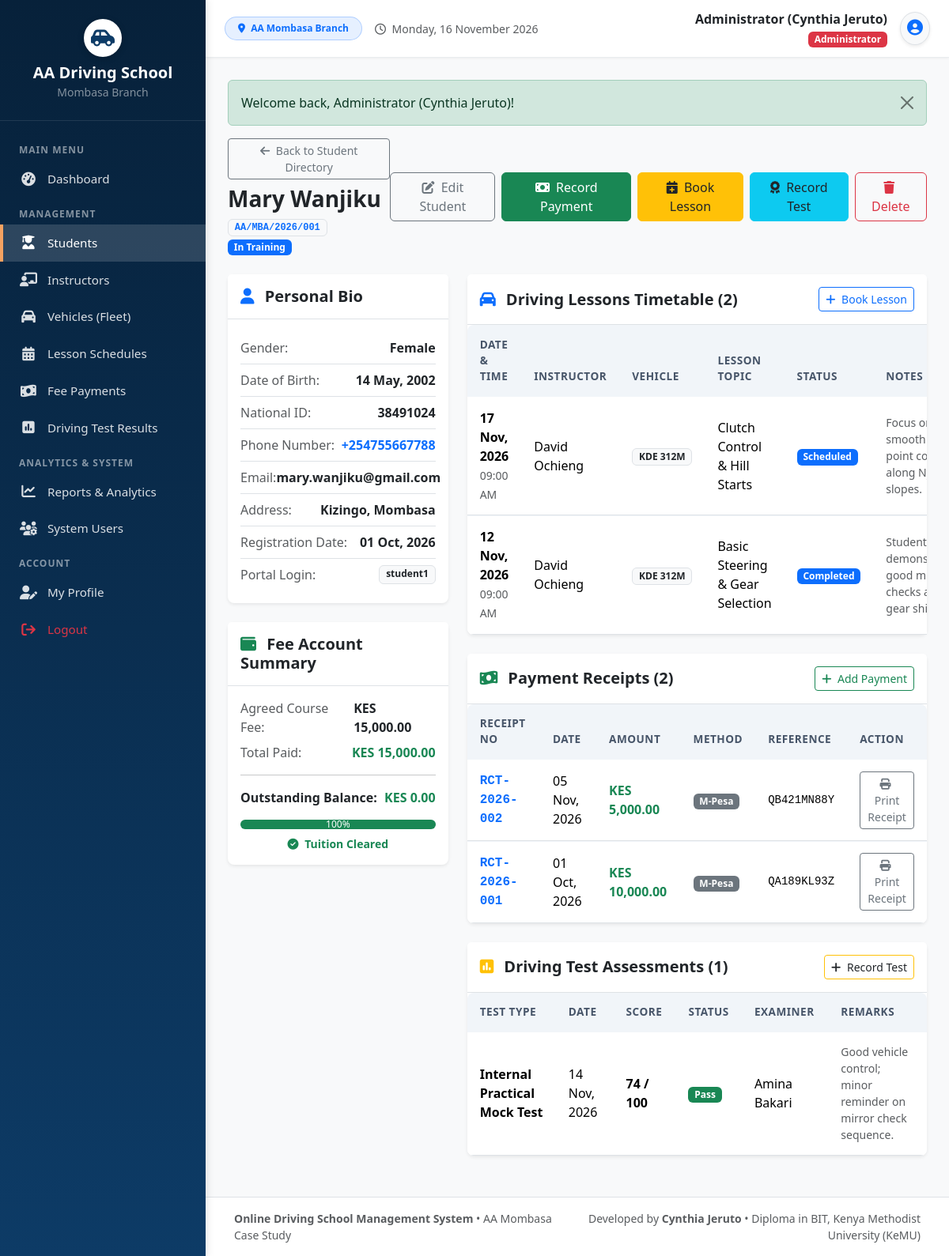
Before: /student_view.php?id=1 (signed in) with the older database file.
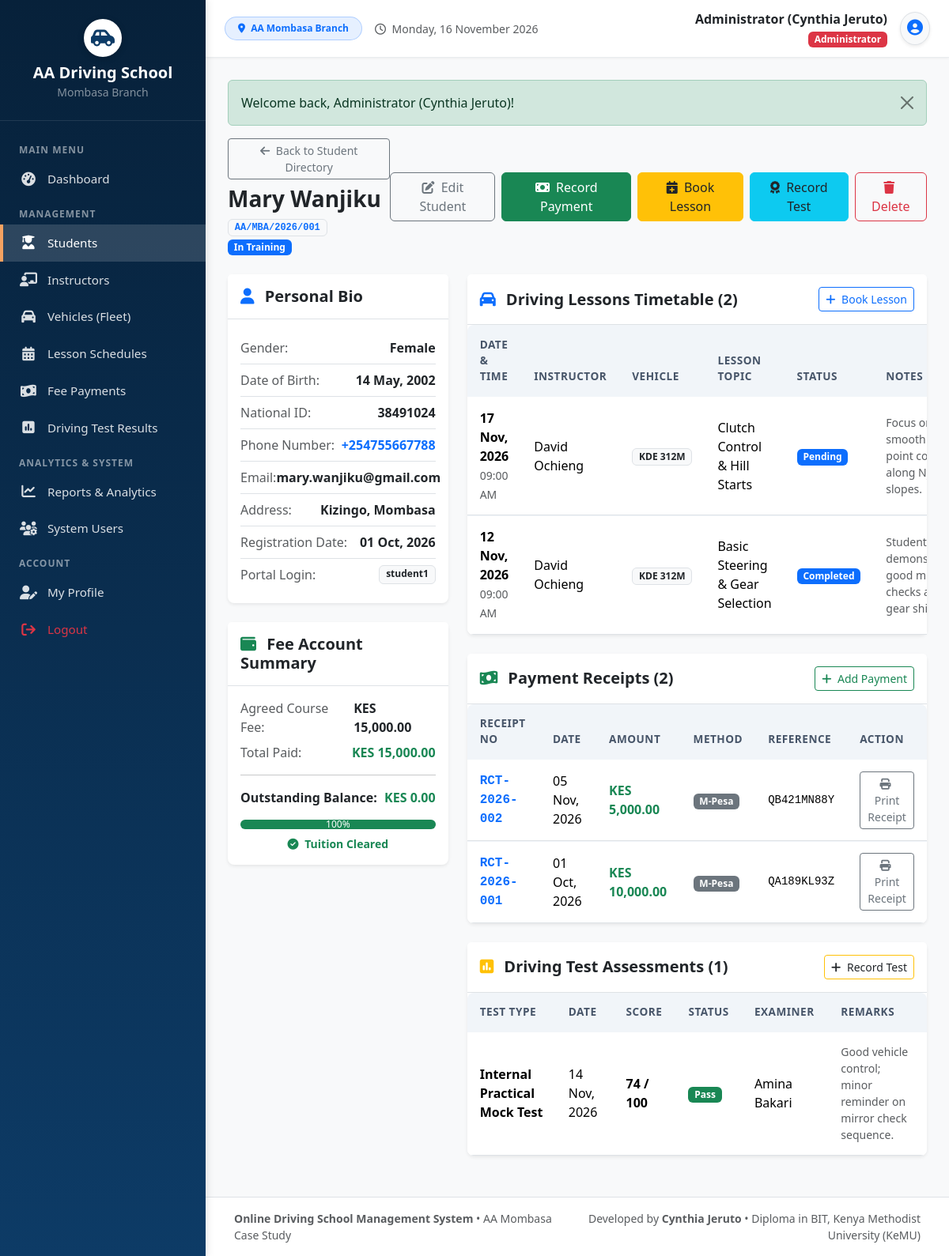
After: the same page with the newer database file.
### tables this page shows
CREATE TABLE `students` (
  `student_id` INT(11) NOT NULL AUTO_INCREMENT,
  `user_id` INT(11) DEFAULT NULL,
  `student_reg_no` VARCHAR(30) NOT NULL UNIQUE,
  `full_name` VARCHAR(100) NOT NULL,
  `gender` ENUM('Male', 'Female', 'Other') NOT NULL,
  `date_of_birth` DATE DEFAULT NULL,
  `phone` VARCHAR(20) NOT NULL,
  `email` VARCHAR(100) DEFAULT NULL,
  `national_id` VARCHAR(30) DEFAULT NULL,
  `address` VARCHAR(255) DEFAULT 'Mombasa',
  `course_category` VARCHAR(100) NOT NULL DEFAULT 'Category B (Light Vehicle - Manual)',
  `course_fee` DECIMAL(10,2) NOT NULL DEFAULT 15000.00,
  `registration_date` DATE NOT NULL,
  `status` ENUM('Enrolled', 'In Training', 'Test Ready', 'Completed', 'Dropped') NOT NULL DEFAULT 'Enrolled',
  `created_at` TIMESTAMP NOT NULL DEFAULT CURRENT_TIMESTAMP,
  PRIMARY KEY (`student_id`),
  KEY `fk_student_user` (`user_id`),
  CONSTRAINT `fk_student_user` FOREIGN KEY (`user_id`) REFERENCES `users` (`user_id`) ON DELETE SET NULL
);

CREATE TABLE `users` (
  `user_id` INT(11) NOT NULL AUTO_INCREMENT,
  `username` VARCHAR(50) NOT NULL UNIQUE,
  `password` VARCHAR(255) NOT NULL,
  `full_name` VARCHAR(100) NOT NULL,
  `email` VARCHAR(100) DEFAULT NULL,
  `phone` VARCHAR(20) DEFAULT NULL,
  `role` ENUM('Administrator', 'Receptionist', 'Instructor', 'Student') NOT NULL DEFAULT 'Receptionist',
  `status` ENUM('Active', 'Inactive') NOT NULL DEFAULT 'Active',
  `created_at` TIMESTAMP NOT NULL DEFAULT CURRENT_TIMESTAMP,
  PRIMARY KEY (`user_id`)
);

CREATE TABLE `lesson_schedules` (
  `schedule_id` INT(11) NOT NULL AUTO_INCREMENT,
  `student_id` INT(11) NOT NULL,
  `instructor_id` INT(11) NOT NULL,
  `vehicle_id` INT(11) DEFAULT NULL,
  `lesson_topic` VARCHAR(150) NOT NULL DEFAULT 'Basic Controls & Steering',
  `lesson_date` DATE NOT NULL,
  `lesson_time` TIME NOT NULL,
  `duration_minutes` INT(11) NOT NULL DEFAULT 60,
  `status` ENUM('Pending', 'In Progress', 'Completed', 'Cancelled', 'No Show') NOT NULL DEFAULT 'Pending',
  `approved_by` VARCHAR(100) DEFAULT NULL,
  `approved_at` DATETIME DEFAULT NULL,
  `instructor_notes` TEXT DEFAULT NULL,
  `created_at` TIMESTAMP NOT NULL DEFAULT CURRENT_TIMESTAMP,
  PRIMARY KEY (`schedule_id`),
  KEY `fk_schedule_student` (`student_id`),
  KEY `fk_schedule_instructor` (`instructor_id`),
  KEY `fk_schedule_vehicle` (`vehicle_id`),
  CONSTRAINT `fk_schedule_student` FOREIGN KEY (`student_id`) REFERENCES `students` (`student_id`) ON DELETE CASCADE,
  CONSTRAINT `fk_schedule_instructor` FOREIGN KEY (`instructor_id`) REFERENCES `instructors` (`instructor_id`) ON DELETE CASCADE,
  CONSTRAINT `fk_schedule_vehicle` FOREIGN KEY (`vehicle_id`) REFERENCES `vehicles` (`vehicle_id`) ON DELETE SET NULL
);

CREATE TABLE `instructors` (
  `instructor_id` INT(11) NOT NULL AUTO_INCREMENT,
  `user_id` INT(11) DEFAULT NULL,
  `instructor_no` VARCHAR(20) NOT NULL UNIQUE,
  `full_name` VARCHAR(100) NOT NULL,
  `gender` ENUM('Male', 'Female', 'Other') NOT NULL,
  `phone` VARCHAR(20) NOT NULL,
  `email` VARCHAR(100) NOT NULL,
  `license_no` VARCHAR(50) NOT NULL,
  `license_expiry` DATE DEFAULT NULL,
  `specialization` VARCHAR(100) DEFAULT 'Manual & Automatic Light Vehicles',
  `address` VARCHAR(255) DEFAULT 'Mombasa, Kenya',
  `status` ENUM('Active', 'On Leave', 'Inactive') NOT NULL DEFAULT 'Active',
  `created_at` TIMESTAMP NOT NULL DEFAULT CURRENT_TIMESTAMP,
  PRIMARY KEY (`instructor_id`),
  KEY `fk_instructor_user` (`user_id`),
  CONSTRAINT `fk_instructor_user` FOREIGN KEY (`user_id`) REFERENCES `users` (`user_id`) ON DELETE SET NULL
);

CREATE TABLE `vehicles` (
  `vehicle_id` INT(11) NOT NULL AUTO_INCREMENT,
  `reg_no` VARCHAR(20) NOT NULL UNIQUE,
  `model` VARCHAR(100) NOT NULL,
  `transmission` ENUM('Manual', 'Automatic') NOT NULL DEFAULT 'Manual',
  `category` VARCHAR(50) NOT NULL DEFAULT 'Class B (Light Vehicle)',
  `status` ENUM('Available', 'In Use', 'Maintenance') NOT NULL DEFAULT 'Available',
  `photo` VARCHAR(255) DEFAULT NULL,
  `created_at` TIMESTAMP NOT NULL DEFAULT CURRENT_TIMESTAMP,
  PRIMARY KEY (`vehicle_id`)
);

CREATE TABLE `payments` (
  `payment_id` INT(11) NOT NULL AUTO_INCREMENT,
  `receipt_no` VARCHAR(30) NOT NULL UNIQUE,
  `student_id` INT(11) NOT NULL,
  `amount` DECIMAL(10,2) NOT NULL,
  `payment_date` DATE NOT NULL,
  `payment_method` ENUM('M-Pesa', 'Cash', 'Bank Transfer') NOT NULL DEFAULT 'M-Pesa',
  `reference_no` VARCHAR(50) DEFAULT NULL,
  `notes` VARCHAR(255) DEFAULT 'Tuition fee installment',
  `recorded_by` INT(11) DEFAULT NULL,
  `created_at` TIMESTAMP NOT NULL DEFAULT CURRENT_TIMESTAMP,
  PRIMARY KEY (`payment_id`),
  KEY `fk_payment_student` (`student_id`),
  KEY `fk_payment_recorder` (`recorded_by`),
  CONSTRAINT `fk_payment_student` FOREIGN KEY (`student_id`) REFERENCES `students` (`student_id`) ON DELETE CASCADE,
  CONSTRAINT `fk_payment_recorder` FOREIGN KEY (`recorded_by`) REFERENCES `users` (`user_id`) ON DELETE SET NULL
);

CREATE TABLE `driving_test_results` (
  `result_id` INT(11) NOT NULL AUTO_INCREMENT,
  `student_id` INT(11) NOT NULL,
  `test_date` DATE NOT NULL,
  `test_type` ENUM('Internal Theory Test', 'Internal Practical Mock Test', 'Final NTSA/Police Driving Test') NOT NULL DEFAULT 'Internal Practical Mock Test',
  `score` INT(11) NOT NULL,
  `status` ENUM('Pass', 'Fail', 'Pending') NOT NULL DEFAULT 'Pass',
  `examiner_name` VARCHAR(100) NOT NULL,
  `remarks` TEXT DEFAULT NULL,
  `created_at` TIMESTAMP NOT NULL DEFAULT CURRENT_TIMESTAMP,
  PRIMARY KEY (`result_id`),
  KEY `fk_test_student` (`student_id`),
  CONSTRAINT `fk_test_student` FOREIGN KEY (`student_id`) REFERENCES `students` (`student_id`) ON DELETE CASCADE
);

### student_view.php (the view, shortened to what the rows shown need)
<?php
require_once __DIR__ . '/includes/header.php';
$studentId = (int)($_GET['id'] ?? 0);
$stmt = $pdo->prepare("SELECT s.*, u.username FROM students s LEFT JOIN users u ON s.user_id = u.user_id WHERE s.student_id = ?");
$stmt->execute([$studentId]);
$student = $stmt->fetch();
$balance = get_student_balance($studentId, $pdo);
$stmtPay = $pdo->prepare("SELECT p.*, u.full_name AS recorder_name FROM payments p LEFT JOIN users u ON p.recorded_by = u.user_id WHERE p.student_id = ? ORDER BY p.payment_date DESC, p.payment_id DESC");
$stmtPay->execute([$studentId]);
$payments = $stmtPay->fetchAll();
$stmtSched = $pdo->prepare("
    SELECT ls.*, i.full_name AS instructor_name, i.phone AS instructor_phone, v.model AS vehicle_model, v.reg_no AS vehicle_reg
    FROM lesson_schedules ls
    JOIN instructors i ON ls.instructor_id = i.instructor_id
    LEFT JOIN vehicles v ON ls.vehicle_id = v.vehicle_id
    WHERE ls.student_id = ?
    ORDER BY ls.lesson_date DESC, ls.lesson_time DESC
");
$stmtSched->execute([$studentId]);
$schedules = $stmtSched->fetchAll();
$stmtTest = $pdo->prepare("SELECT * FROM driving_test_results WHERE student_id = ? ORDER BY test_date DESC");
$stmtTest->execute([$studentId]);
$testResults = $stmtTest->fetchAll();
?>
<div class="d-flex justify-content-between align-items-center mb-4">
    <div>
        <a href="students.php" class="btn btn-outline-secondary btn-sm mb-2"><i class="fa-solid fa-arrow-left me-1"></i> Back to Student Directory</a>
        <h3 class="fw-bold mb-1 text-dark"><?= htmlspecialchars($student['full_name']) ?></h3>
        <span class="badge bg-light text-primary border font-monospace me-2"><?= htmlspecialchars($student['student_reg_no']) ?></span>
        <span class="badge bg-primary"><?= htmlspecialchars($student['status']) ?></span>
    </div>
</div>
<div class="row g-4 mb-4">
    <div class="col-lg-4">
        <div class="card border-0 shadow-sm rounded-3 mb-4">
            <div class="card-body">
                <ul class="list-group list-group-flush">
                    <li class="list-group-item px-0 d-flex justify-content-between">
                        <span class="text-muted">Gender:</span>
                        <span class="fw-semibold"><?= htmlspecialchars($student['gender']) ?></span>
                    </li>
                    <li class="list-group-item px-0 d-flex justify-content-between">
                        <span class="text-muted">Date of Birth:</span>
                        <span class="fw-semibold"><?= format_date($student['date_of_birth']) ?></span>
                    </li>
                    <li class="list-group-item px-0 d-flex justify-content-between">
                        <span class="text-muted">National ID:</span>
                        <span class="fw-semibold"><?= htmlspecialchars($student['national_id'] ?? 'N/A') ?></span>
                    </li>
                    <li class="list-group-item px-0 d-flex justify-content-between">
                        <span class="text-muted">Phone Number:</span>
                        <span class="fw-semibold text-primary"><?= htmlspecialchars($student['phone']) ?></span>
                    </li>
                    <li class="list-group-item px-0 d-flex justify-content-between">
                        <span class="text-muted">Email:</span>
                        <span class="fw-semibold"><?= htmlspecialchars($student['email'] ?? 'N/A') ?></span>
                    </li>
                    <li class="list-group-item px-0 d-flex justify-content-between">
                        <span class="text-muted">Address:</span>
                        <span class="fw-semibold"><?= htmlspecialchars($student['address']) ?></span>
                    </li>
                    <li class="list-group-item px-0 d-flex justify-content-between">
                        <span class="text-muted">Registration Date:</span>
                        <span class="fw-semibold"><?= format_date($student['registration_date']) ?></span>
                    </li>
                    <li class="list-group-item px-0 d-flex justify-content-between">
                        <span class="text-muted">Portal Login:</span>
                        <span class="badge bg-light text-dark border"><?= htmlspecialchars($student['username'] ?? 'No Login') ?></span>
                    </li>
                </ul>
            </div>
        </div>
    </div>
    <div class="col-lg-8">
        <div class="card border-0 shadow-sm rounded-3 mb-4">
            <div class="card-body p-0">
                <div class="table-responsive">
                    <table class="table custom-table table-hover mb-0">
                        <thead>
                            <tr>
                                <th>Date & Time</th>
                                <th>Instructor</th>
                                <th>Vehicle</th>
                                <th>Lesson Topic</th>
                                <th>Status</th>
                                <th>Notes</th>
                            </tr>
                        </thead>
                        <tbody>
                            <?php if (empty($schedules)): ?>
                                <tr><td colspan="6" class="text-center py-4 text-muted">No driving lessons scheduled yet.</td></tr>
                            <?php else: ?>
                                <?php foreach ($schedules as $s): ?>
                                    <tr>
                                        <td>
                                            <div class="fw-bold"><?= format_date($s['lesson_date']) ?></div>
                                            <small class="text-muted"><?= date('h:i A', strtotime($s['lesson_time'])) ?></small>
                                        </td>
                                        <td><?= htmlspecialchars($s['instructor_name']) ?></td>
                                        <td><span class="badge bg-light text-dark border"><?= htmlspecialchars($s['vehicle_reg'] ?? 'TBD') ?></span></td>
                                        <td><?= htmlspecialchars($s['lesson_topic']) ?></td>
                                        <td><span class="badge bg-primary"><?= htmlspecialchars($s['status']) ?></span></td>
                                        <td class="small text-muted"><?= htmlspecialchars($s['instructor_notes'] ?? '-') ?></td>
                                    </tr>
                                <?php endforeach; ?>
                            <?php endif; ?>
                        </tbody>
                    </table>
                </div>
            </div>
        </div>
        <div class="card border-0 shadow-sm rounded-3 mb-4">
            <div class="card-body p-0">
                <div class="table-responsive">
                    <table class="table custom-table table-hover mb-0">
                        <thead>
                            <tr>
                                <th>Receipt No</th>
                                <th>Date</th>
                                <th>Amount</th>
                                <th>Method</th>
                                <th>Reference</th>
                                <th>Action</th>
                            </tr>
                        </thead>
                        <tbody>
                            <?php if (empty($payments)): ?>
                                <tr><td colspan="6" class="text-center py-4 text-muted">No payments recorded yet.</td></tr>
                            <?php else: ?>
                                <?php foreach ($payments as $p): ?>
                                    <tr>
                                        <td class="font-monospace fw-bold text-primary"><?= htmlspecialchars($p['receipt_no']) ?></td>
                                        <td><?= format_date($p['payment_date']) ?></td>
                                        <td class="fw-bold text-success"><?= format_currency($p['amount']) ?></td>
                                        <td><span class="badge bg-secondary"><?= htmlspecialchars($p['payment_method']) ?></span></td>
                                        <td class="font-monospace small"><?= htmlspecialchars($p['reference_no'] ?? '-') ?></td>
                                        <td>
                                            <a href="receipt.php?id=<?= $p['payment_id'] ?>" target="_blank" class="btn btn-sm btn-outline-secondary">
                                                <i class="fa-solid fa-print me-1"></i> Print Receipt
                                            </a>
                                        </td>
                                    </tr>
                                <?php endforeach; ?>
                            <?php endif; ?>
                        </tbody>
                    </table>
                </div>
            </div>
        </div>
        <div class="card border-0 shadow-sm rounded-3">
            <div class="card-body p-0">
                <div class="table-responsive">
                    <table class="table custom-table table-hover mb-0">
                        <thead>
                            <tr>
                                <th>Test Type</th>
                                <th>Date</th>
                                <th>Score</th>
                                <th>Status</th>
                                <th>Examiner</th>
                                <th>Remarks</th>
                            </tr>
                        </thead>
                        <tbody>
                            <?php if (empty($testResults)): ?>
                                <tr><td colspan="6" class="text-center py-4 text-muted">No test results recorded yet.</td></tr>
                            <?php else: ?>
                                <?php foreach ($testResults as $t): ?>
                                    <tr>
                                        <td class="fw-bold"><?= htmlspecialchars($t['test_type']) ?></td>
                                        <td><?= format_date($t['test_date']) ?></td>
                                        <td class="fw-bold fs-6"><?= $t['score'] ?> / 100</td>
                                        <td><span class="badge bg-<?= ($t['status'] === 'Pass') ? 'success' : 'danger' ?>"><?= htmlspecialchars($t['status']) ?></span></td>
                                        <td><?= htmlspecialchars($t['examiner_name']) ?></td>
                                        <td class="small text-muted"><?= htmlspecialchars($t['remarks'] ?? '-') ?></td>
                                    </tr>
                                <?php endforeach; ?>
                            <?php endif; ?>
                        </tbody>
                    </table>
                </div>
            </div>
        </div>
    </div>
</div>
<?php require_once __DIR__ . '/includes/footer.php'; ?>

Changed rows visible on the page:
changed lesson_schedules "Clutch Control & Hill Starts": status "Scheduled" → "Pending"
